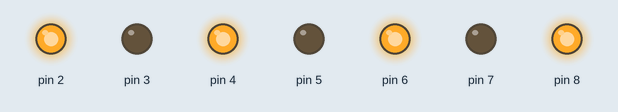
Bench run of a sketch on a simulated Arduino Uno, built with avr-gcc and run on an emulated ATmega328P. On the bench: output pins drawn as LEDs (lit = HIGH). Random numbers use the default seed unless the sketch sets one.

Above: at 0.06 s.
At 5.57 s:
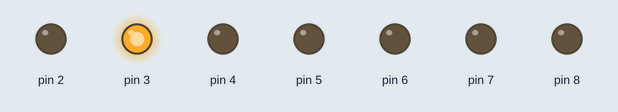
At 11.12 s:
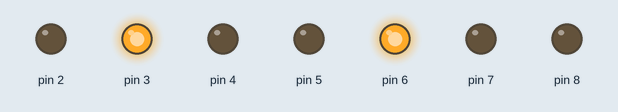
At 15.32 s:
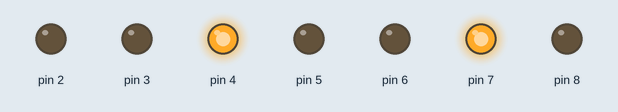
At 19.73 s:
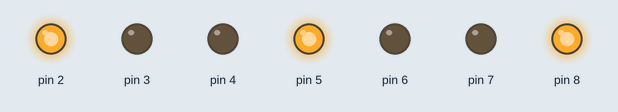
At 39.66 s:
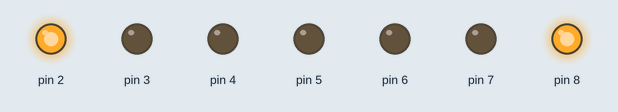
Timing chart, 0 to 40.0 s (numbered marks = the images above):
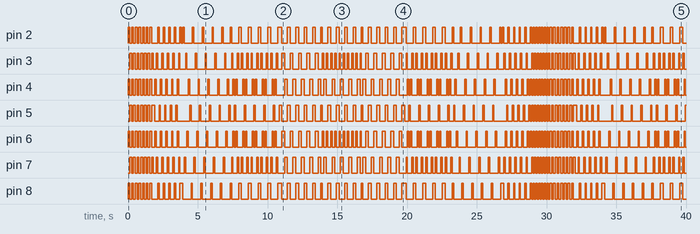

The sketch:

Diody.ino
```cpp
#define FirstLed 2
#define LastLed 8

void toMiddle(int First, int Second, int Time);
void fromMiddle(int First, int Second, int Time);
void everySecond(int First, int Second, int Time);
void toFromMiddle(int First, int Second, int Time);
void toMiddleBlinker(int First, int Second, int Time);
void fromMiddleBlinker(int First, int Second, int Time);
void everyThirdToLower(int First, int Second, int Time);
void everyThirdToHigher(int First, int Second, int Time);

void setup() {

  for(int i = FirstLed; i<=LastLed; i++)
  {
    pinMode(i, OUTPUT);
  }
  randomSeed(analogRead(0));


}

void loop()
{

  for(int i=0; i<7; i++)
  {
    everySecond(FirstLed, LastLed, 130);
  }
  for(int i=0; i<5; i++)
  {
    fromMiddle(FirstLed, LastLed, 100);
  }
    for(int i=0; i<5; i++)
  {
    toMiddleBlinker(FirstLed, LastLed, 100);
  }
  for(int i=0; i<5; i++)
  {
    toFromMiddle(FirstLed, LastLed, 100);
  }
  for(int i=0; i<5; i++)
  {
    everyThirdToHigher(FirstLed, LastLed, 200);
  }
  for(int i=0; i<5; i++)
  {
    everyThirdToHigher(FirstLed, LastLed, 100);
    everyThirdToLower(FirstLed, LastLed, 100);
  }
  for(int i=0; i<5; i++)
  {
    everyThirdToLower(FirstLed, LastLed, 200);
  }
  for(int i=0; i<5; i++)
  {
    toFromMiddle(FirstLed, LastLed, 100);
  }
  for(int i=0; i<5; i++)
  {
    fromMiddleBlinker(FirstLed, LastLed, 100);
  }
  for(int i=0; i<5; i++)
  {
    toMiddle(FirstLed, LastLed, 100);
  }
  for(int i=0; i<7; i++)
  {
    everySecond(FirstLed, LastLed, 100);
  }

}


void fromMiddle(int First, int Second, int Time)
{
  int Lowing, Highing;

  if((Second-First + 1)%2==1)
  {
    Lowing = First + ((Second - First + 2)/2) - 1;
    Highing = Lowing;
    Second++;
  }
  else if((Second-First + 1)%2==0)
  {
    Lowing = First + ((Second - First + 1)/2) - 1;
    Highing = Lowing + 1;
  }

  for(int i = 0; i<(Second - First + 1)/2; i++)
  {
    digitalWrite(Lowing - i, HIGH);
    digitalWrite(Highing + i, HIGH);
    delay(Time);
    digitalWrite(Lowing - i, LOW);
    digitalWrite(Highing + i, LOW);
  }
}


void toMiddle(int First, int Second, int Time)
{
  int x;
  if((Second-First + 1)%2==1) x = (Second - First + 3)/2;
  else x = (Second - First + 1)/2;

  for(int i= 0; i<x; i++)
  {
    digitalWrite(Second - i, HIGH);
    digitalWrite(First + i, HIGH);
    delay(Time);
    digitalWrite(Second - i, LOW);
    digitalWrite(First + i, LOW);
  }
}

void everySecond(int First, int Second, int Time)
{
  int Rest=-1;
  for(int x=0; x<2; x++)
  {
    Rest++;
    for(int i=0; i<=(Second - First); i++)
    {
      if(i%2==Rest){digitalWrite(First + i, HIGH);}
    }
    delay(Time);
    for(int i=0; i<=(Second - First); i++)
    {
      digitalWrite(First + i, LOW);
    }
  }
}

void toFromMiddle(int First, int Second, int Time)
{
  for(int i=0; i<=(Second - First); i++)
  {
    digitalWrite(First + i, HIGH);
    digitalWrite(Second - i, HIGH);
    if(First + i!=Second - i +1)delay(Time);
    digitalWrite(First + i, LOW);
    digitalWrite(Second - i, LOW);
  }
}

void toMiddleBlinker(int First, int Second, int Time)
{
  int x;
  int rand=random(2);

  if((Second-First + 1)%2==1) x = (Second - First + 3)/2;
  else x = (Second - First + 1)/2;

  for(int i= 0; i<x; i++)
  {
    digitalWrite(Second - i, HIGH);
    delay(Time);
    digitalWrite(Second - i, LOW);
    digitalWrite(First + i, HIGH);
    if(First+i!=Second-i) delay(Time);
    digitalWrite(First + i, LOW);
  }
}

void fromMiddleBlinker(int First, int Second, int Time)
{
  int Lowing, Highing;

  if((Second-First + 1)%2==1)
  {
    Lowing = First + ((Second - First + 2)/2) - 1;
    Highing = Lowing;
    Second++;
  }
  else if((Second-First + 1)%2==0)
  {
    Lowing = First + ((Second - First + 1)/2) - 1;
    Highing = Lowing + 1;
  }

  for(int i = 0; i<(Second - First + 1)/2; i++)
  {
    digitalWrite(Lowing - i, HIGH);
    delay(Time);
    digitalWrite(Lowing - i, LOW);
    digitalWrite(Highing + i, HIGH);
    if(Highing +i != Lowing -i) delay(Time);
    digitalWrite(Highing + i, LOW);
  }
}

void everyThirdToHigher(int First, int Second, int Time)
{
  int Reszta = -1;

  for(int x=0; x<3; x++)
  {
    Reszta++;
    for(int i=0; i<=Second-First; i++)
    {
      if(i%3==Reszta)
     {
       digitalWrite(i+First, HIGH);
     }
    }
    delay(Time);
    for(int i=First; i<=Second; i++)
    {
      digitalWrite(i, LOW);
    }
  }
}


void everyThirdToLower(int First, int Second, int Time)
{
  int Reszta = 3;

  for(int x=0; x<3; x++)
  {
    Reszta--;
    for(int i=0; i<=Second-First; i++)
    {
      if(i%3==Reszta)
     {
       digitalWrite(i+First, HIGH);
     }
    }
    delay(Time);
    for(int i=First; i<=Second; i++)
    {
      digitalWrite(i, LOW);
    }
  }
}
```

Measured:
- by itself, pin 2: LOW → HIGH at 0.00 s, → LOW 0.13 s later, → HIGH 0.13 s later, → LOW 0.13 s later, … (162 changes in this stretch)
- by itself, pin 3: LOW → HIGH at 0.13 s, → LOW 0.13 s later, → HIGH 0.13 s later, → LOW 0.13 s later, … (196 changes in this stretch)
- by itself, pin 4: LOW → HIGH at 0.00 s, → LOW 0.13 s later, → HIGH 0.13 s later, → LOW 0.13 s later, … (186 changes in this stretch)
- by itself, pin 5: LOW → HIGH at 0.13 s, → LOW 0.13 s later, → HIGH 0.13 s later, → LOW 0.13 s later, … (157 changes in this stretch)
- by itself, pin 6: LOW → HIGH at 0.00 s, → LOW 0.13 s later, → HIGH 0.13 s later, → LOW 0.13 s later, … (196 changes in this stretch)
- by itself, pin 7: LOW → HIGH at 0.13 s, → LOW 0.13 s later, → HIGH 0.13 s later, → LOW 0.13 s later, … (186 changes in this stretch)
- by itself, pin 8: LOW → HIGH at 0.00 s, → LOW 0.13 s later, → HIGH 0.13 s later, → LOW 0.13 s later, … (156 changes in this stretch)
